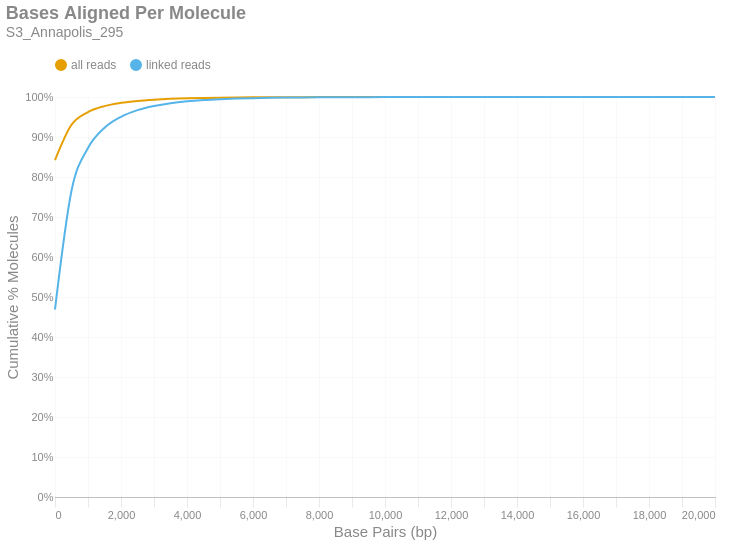

The notebook cell saved with this chart:
### Markdown cell above
### Bases Aligned Per Molecule
This is a cumulative frequency distribution showing the number of base pairs aligned per unique molecule. These data are shown in 500 bp bins. There are two distributions: one with `all reads` (yellow) and another with only `linked reads` (blue). The percent of molecules in the `linked reads` distribution is relative to the total number of linked molecules.

### Code cell
if SKIPLR:
    print_html(f"Skipped")
else:
    binned_df = consolidated_hist(valids['aligned_bp'], mask, 500, True)
    with SafeRender(binned_df):
        (
            density_plot(binned_df, 'Bases Aligned Per Molecule', samplename, 'basesper')
            .encode(
                x=alt.X('bin:Q', title="Base Pairs (bp)").axis(tickMinStep=500).scale(padding=0),
                y=alt.Y('value:Q', title='Cumulative % Molecules')
                    .axis(format='%')
                    .scale(domain = [0,1])
                    .stack(False),
                color=alt.Color("key:N").scale(domain = ["all reads", "linked reads"]),
                tooltip = [
                    alt.Tooltip("key:N", title = "Data Type"),
                    alt.Tooltip("range_label:N", title="Bases Aligned Per Molecule"),
                    alt.Tooltip("value:Q", format = ".2%", title="% Molecules (Cum.)")
                ]
            )
        ).display()

### Figure 1 — Vega-Lite specification as saved in the notebook (floating-point values rounded to 4 significant figures)
{"width": "container", "height": 400, "config": {"title": {"anchor": "start", "dy": -15, "fontSize": 18, "color": "#888888", "subtitleColor": "#888888", "subtitleFontSize": 14}, "arc": {"fill": "#0072B2"}, "axis": {"domainColor": "#888888", "domainWidth": 0.5, "gridWidth": 0.2, "grid": false, "titleFontWeight": 400, "titleFontSize": 15, "labelFontSize": 11, "labelColor": "#888888", "tickColor": "#888888", "tickWidth": 0.2, "titleColor": "#888888"}, "axisBand": {"grid": false}, "axisX": {"grid": true, "tickSize": 10, "domainCap": "round"}, "axisY": {"domain": false, "grid": true, "tickSize": 0, "domainCap": "round"}, "background": "transparent", "header": {"labelFontSize": 15, "labelColor": "#888888", "titleFontSize": 15, "titleFontWeight": 600, "titleColor": "#888888"}, "legend": {"labelFont": "sans-serif", "labelFontSize": 12, "labelColor": "#888888", "symbolSize": 100, "symbolType": "circle", "titleFontSize": 12, "titlePadding": 10, "titleColor": "#888888", "title": null, "orient": "top"}, "range": {"category": ["#E69F00", "#56B4E9", "#009E73", "#F0E442", "#0072B2", "#D55E00", "#CC79A7", "#000000"], "diverging": ["#cfe8f3", "#a2d4ec", "#73bfe2", "#46abdb", "#1696d2", "#12719e"]}, "area": {"fill": "#0072B2", "fillOpacity": 0.7, "line": true, "strokeOpacity": 0.7}, "line": {"color": "#0072B2", "stroke": "#0072B2", "strokeWidth": 2}, "trail": {"color": "#0072B2", "stroke": "#0072B2", "strokeWidth": 0, "size": 1}, "point": {"filled": true, "fillOpacity": 1.0, "size": 95}, "text": {"color": "#888888", "fontSize": 11, "align": "right", "fontWeight": 400, "size": 11}, "bar": {"fill": "#0072B2", "stroke": null}, "view": {"stroke": null, "continuousWidth": 660, "continuousHeight": 400}}, "data": {"name": "data-b0f573f01b6e78337a4d5d75da6e9803"}, "mark": {"type": "line", "interpolate": "monotone", "point": {"opacity": 0, "size": 275}}, "encoding": {"color": {"field": "key", "scale": {"domain": ["all reads", "linked reads"]}, "type": "nominal"}, "tooltip": [{"field": "key", "title": "Data Type", "type": "nominal"}, {"field": "range_label", "title": "Bases Aligned Per Molecule", "type": "nominal"}, {"field": "value", "format": ".2%", "title": "% Molecules (Cum.)", "type": "quantitative"}], "x": {"axis": {"tickMinStep": 500}, "field": "bin", "scale": {"padding": 0}, "title": "Base Pairs (bp)", "type": "quantitative"}, "y": {"axis": {"format": "%"}, "field": "value", "scale": {"domain": [0, 1]}, "stack": false, "title": "Cumulative % Molecules", "type": "quantitative"}}, "params": [{"name": "param_c36ac31b6afebe62", "select": {"type": "point", "fields": ["key"]}, "bind": "legend"}], "title": {"text": "Bases Aligned Per Molecule", "subtitle": "S3_Annapolis_295"}, "transform": [{"fold": ["all reads (cumsum)", "linked reads (cumsum)"]}, {"calculate": "replace(datum.key, ' (cumsum)', '')", "as": "key"}, {"filter": {"param": "param_c36ac31b6afebe62"}}], "usermeta": {"embedOptions": {"downloadFileName": "S3_Annapolis_295.basesper"}}, "$schema": "https://vega.github.io/schema/vega-lite/v6.1.0.json", "datasets": {"data-b0f573f01b6e78337a4d5d75da6e9803": [{"bin": "0.0", "interval": "0.0-500.0", "all reads": 0.8424, "linked reads": 0.4687, "all reads (cumsum)": 0.8424, "linked reads (cumsum)": 0.4687, "range_label": "0-499"}, {"bin": "500.0", "interval": "500.0-1000.0", "all reads": 0.08828, "linked reads": 0.2969, "all reads (cumsum)": 0.9307, "linked reads (cumsum)": 0.7656, "range_label": "500-999"}, {"bin": "1000.0", "interval": "1000.0-1500.0", "all reads": 0.03158, "linked reads": 0.1068, "all reads (cumsum)": 0.9623, "linked reads (cumsum)": 0.8724, "range_label": "1000-1499"}, {"bin": "1500.0", "interval": "1500.0-2000.0", "all reads": 0.01496, "linked reads": 0.05061, "all reads (cumsum)": 0.9772, "linked reads (cumsum)": 0.923, "range_label": "1500-1999"}, {"bin": "2000.0", "interval": "2000.0-2500.0", "all reads": 0.008122, "linked reads": 0.02747, "all reads (cumsum)": 0.9854, "linked reads (cumsum)": 0.9505, "range_label": "2000-2499"}, {"bin": "2500.0", "interval": "2500.0-3000.0", "all reads": 0.004939, "linked reads": 0.0167, "all reads (cumsum)": 0.9903, "linked reads (cumsum)": 0.9672, "range_label": "2500-2999"}, {"bin": "3000.0", "interval": "3000.0-3500.0", "all reads": 0.003042, "linked reads": 0.01029, "all reads (cumsum)": 0.9933, "linked reads (cumsum)": 0.9774, "range_label": "3000-3499"}, {"bin": "3500.0", "interval": "3500.0-4000.0", "all reads": 0.002053, "linked reads": 0.006943, "all reads (cumsum)": 0.9954, "linked reads (cumsum)": 0.9844, "range_label": "3500-3999"}, {"bin": "4000.0", "interval": "4000.0-4500.0", "all reads": 0.001387, "linked reads": 0.00469, "all reads (cumsum)": 0.9968, "linked reads (cumsum)": 0.9891, "range_label": "4000-4499"}, {"bin": "4500.0", "interval": "4500.0-5000.0", "all reads": 0.0009387, "linked reads": 0.003175, "all reads (cumsum)": 0.9977, "linked reads (cumsum)": 0.9923, "range_label": "4500-4999"}, {"bin": "5000.0", "interval": "5000.0-5500.0", "all reads": 0.0006447, "linked reads": 0.00218, "all reads (cumsum)": 0.9984, "linked reads (cumsum)": 0.9944, "range_label": "5000-5499"}, {"bin": "5500.0", "interval": "5500.0-6000.0", "all reads": 0.0004676, "linked reads": 0.001581, "all reads (cumsum)": 0.9988, "linked reads (cumsum)": 0.996, "range_label": "5500-5999"}, {"bin": "6000.0", "interval": "6000.0-6500.0", "all reads": 0.0003287, "linked reads": 0.001112, "all reads (cumsum)": 0.9992, "linked reads (cumsum)": 0.9971, "range_label": "6000-6499"}, {"bin": "6500.0", "interval": "6500.0-7000.0", "all reads": 0.0002435, "linked reads": 0.0008236, "all reads (cumsum)": 0.9994, "linked reads (cumsum)": 0.998, "range_label": "6500-6999"}, {"bin": "7000.0", "interval": "7000.0-7500.0", "all reads": 0.0001719, "linked reads": 0.0005814, "all reads (cumsum)": 0.9996, "linked reads (cumsum)": 0.9985, "range_label": "7000-7499"}, {"bin": "7500.0", "interval": "7500.0-8000.0", "all reads": 0.0001067, "linked reads": 0.0003608, "all reads (cumsum)": 0.9997, "linked reads (cumsum)": 0.9989, "range_label": "7500-7999"}, {"bin": "8000.0", "interval": "8000.0-8500.0", "all reads": 8.668e-05, "linked reads": 0.0002931, "all reads (cumsum)": 0.9998, "linked reads (cumsum)": 0.9992, "range_label": "8000-8499"}, {"bin": "8500.0", "interval": "8500.0-9000.0", "all reads": 6.465e-05, "linked reads": 0.0002186, "all reads (cumsum)": 0.9998, "linked reads (cumsum)": 0.9994, "range_label": "8500-8999"}, {"bin": "9000.0", "interval": "9000.0-9500.0", "all reads": 4.638e-05, "linked reads": 0.0001569, "all reads (cumsum)": 0.9999, "linked reads (cumsum)": 0.9996, "range_label": "9000-9499"}, {"bin": "9500.0", "interval": "9500.0-10000.0", "all reads": 3.508e-05, "linked reads": 0.0001186, "all reads (cumsum)": 0.9999, "linked reads (cumsum)": 0.9997, "range_label": "9500-9999"}, {"bin": "10000.0", "interval": "10000.0-10500.0", "all reads": 1.971e-05, "linked reads": 6.667e-05, "all reads (cumsum)": 0.9999, "linked reads (cumsum)": 0.9998, "range_label": "10000-10499"}, {"bin": "10500.0", "interval": "10500.0-11000.0", "all reads": 1.594e-05, "linked reads": 5.392e-05, "all reads (cumsum)": 0.9999, "linked reads (cumsum)": 0.9998, "range_label": "10500-10999"}, {"bin": "11000.0", "interval": "11000.0-11500.0", "all reads": 1.478e-05, "linked reads": 5e-05, "all reads (cumsum)": 1.0, "linked reads (cumsum)": 0.9999, "range_label": "11000-11499"}, {"bin": "11500.0", "interval": "11500.0-12000.0", "all reads": 1.305e-05, "linked reads": 4.412e-05, "all reads (cumsum)": 1.0, "linked reads (cumsum)": 0.9999, "range_label": "11500-11999"}, {"bin": "12000.0", "interval": "12000.0-12500.0", "all reads": 7.247e-06, "linked reads": 2.451e-05, "all reads (cumsum)": 1.0, "linked reads (cumsum)": 0.9999, "range_label": "12000-12499"}, {"bin": "12500.0", "interval": "12500.0-13000.0", "all reads": 6.088e-06, "linked reads": 2.059e-05, "all reads (cumsum)": 1.0, "linked reads (cumsum)": 0.9999, "range_label": "12500-12999"}, {"bin": "13000.0", "interval": "13000.0-13500.0", "all reads": 4.348e-06, "linked reads": 1.471e-05, "all reads (cumsum)": 1.0, "linked reads (cumsum)": 1.0, "range_label": "13000-13499"}, {"bin": "13500.0", "interval": "13500.0-14000.0", "all reads": 1.449e-06, "linked reads": 4.902e-06, "all reads (cumsum)": 1.0, "linked reads (cumsum)": 1.0, "range_label": "13500-13999"}, {"bin": "14000.0", "interval": "14000.0-14500.0", "all reads": 3.769e-06, "linked reads": 1.275e-05, "all reads (cumsum)": 1.0, "linked reads (cumsum)": 1.0, "range_label": "14000-14499"}, {"bin": "14500.0", "interval": "14500.0-15000.0", "all reads": 2.029e-06, "linked reads": 6.863e-06, "all reads (cumsum)": 1.0, "linked reads (cumsum)": 1.0, "range_label": "14500-14999"}, {"bin": "15000.0", "interval": "15000.0-15500.0", "all reads": 2.899e-07, "linked reads": 9.804e-07, "all reads (cumsum)": 1.0, "linked reads (cumsum)": 1.0, "range_label": "15000-15499"}, {"bin": "15500.0", "interval": "15500.0-16000.0", "all reads": 0.0, "linked reads": 0.0, "all reads (cumsum)": 1.0, "linked reads (cumsum)": 1.0, "range_label": "15500-15999"}, {"bin": "16000.0", "interval": "16000.0-16500.0", "all reads": 1.449e-06, "linked reads": 4.902e-06, "all reads (cumsum)": 1.0, "linked reads (cumsum)": 1.0, "range_label": "16000-16499"}, {"bin": "16500.0", "interval": "16500.0-17000.0", "all reads": 8.697e-07, "linked reads": 2.941e-06, "all reads (cumsum)": 1.0, "linked reads (cumsum)": 1.0, "range_label": "16500-16999"}, {"bin": "17000.0", "interval": "17000.0-17500.0", "all reads": 5.798e-07, "linked reads": 1.961e-06, "all reads (cumsum)": 1.0, "linked reads (cumsum)": 1.0, "range_label": "17000-17499"}, {"bin": "17500.0", "interval": "17500.0-18000.0", "all reads": 2.899e-07, "linked reads": 9.804e-07, "all reads (cumsum)": 1.0, "linked reads (cumsum)": 1.0, "range_label": "17500-17999"}, {"bin": "18000.0", "interval": "18000.0-18500.0", "all reads": 0.0, "linked reads": 0.0, "all reads (cumsum)": 1.0, "linked reads (cumsum)": 1.0, "range_label": "18000-18499"}, {"bin": "18500.0", "interval": "18500.0-19000.0", "all reads": 5.798e-07, "linked reads": 1.961e-06, "all reads (cumsum)": 1.0, "linked reads (cumsum)": 1.0, "range_label": "18500-18999"}, {"bin": "19000.0", "interval": "19000.0-19500.0", "all reads": 5.798e-07, "linked reads": 1.961e-06, "all reads (cumsum)": 1.0, "linked reads (cumsum)": 1.0, "range_label": "19000-19499"}, {"bin": "19500.0", "interval": "19500.0-20000.0", "all reads": 0.0, "linked reads": 0.0, "all reads (cumsum)": 1.0, "linked reads (cumsum)": 1.0, "range_label": "19500-19999"}, {"bin": "20000.0", "interval": "20000.0-20500.0", "all reads": 2.899e-07, "linked reads": 9.804e-07, "all reads (cumsum)": 1.0, "linked reads (cumsum)": 1.0, "range_label": "20000-20499"}]}}
